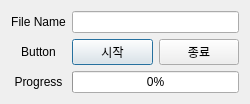
<?xml version="1.0" encoding="UTF-8"?>
<ui version="4.0">
 <class>Dialog</class>
 <widget class="QDialog" name="Dialog">
  <property name="geometry">
   <rect>
    <x>0</x>
    <y>0</y>
    <width>250</width>
    <height>97</height>
   </rect>
  </property>
  <property name="windowTitle">
   <string>SEO</string>
  </property>
  <property name="windowIcon">
   <iconset>
    <normaloff>seo_icon.png</normaloff>seo_icon.png</iconset>
  </property>
  <layout class="QVBoxLayout" name="verticalLayout">
   <item>
    <layout class="QGridLayout" name="gridLayout">
     <item row="5" column="1">
      <widget class="QProgressBar" name="progressBar_1">
       <property name="value">
        <number>0</number>
       </property>
      </widget>
     </item>
     <item row="5" column="0">
      <widget class="QLabel" name="label_D">
       <property name="text">
        <string>Progress</string>
       </property>
       <property name="textFormat">
        <enum>Qt::AutoText</enum>
       </property>
       <property name="scaledContents">
        <bool>false</bool>
       </property>
       <property name="alignment">
        <set>Qt::AlignCenter</set>
       </property>
       <property name="margin">
        <number>4</number>
       </property>
       <property name="indent">
        <number>-1</number>
       </property>
      </widget>
     </item>
     <item row="2" column="0">
      <widget class="QLabel" name="label_B">
       <property name="text">
        <string>File Name</string>
       </property>
       <property name="textFormat">
        <enum>Qt::AutoText</enum>
       </property>
       <property name="scaledContents">
        <bool>false</bool>
       </property>
       <property name="alignment">
        <set>Qt::AlignCenter</set>
       </property>
       <property name="margin">
        <number>4</number>
       </property>
       <property name="indent">
        <number>-1</number>
       </property>
      </widget>
     </item>
     <item row="2" column="1">
      <widget class="QLineEdit" name="lineEdit_1">
       <property name="text">
        <string/>
       </property>
      </widget>
     </item>
     <item row="3" column="1">
      <layout class="QHBoxLayout" name="horizontalLayout">
       <item>
        <widget class="QPushButton" name="pushButton_1">
         <property name="text">
          <string>시작</string>
         </property>
         <property name="autoRepeatDelay">
          <number>400</number>
         </property>
         <property name="autoRepeatInterval">
          <number>200</number>
         </property>
        </widget>
       </item>
       <item>
        <widget class="QPushButton" name="pushButton_2">
         <property name="text">
          <string>종료</string>
         </property>
        </widget>
       </item>
      </layout>
     </item>
     <item row="3" column="0">
      <widget class="QLabel" name="label_C">
       <property name="text">
        <string>Button</string>
       </property>
       <property name="textFormat">
        <enum>Qt::AutoText</enum>
       </property>
       <property name="scaledContents">
        <bool>false</bool>
       </property>
       <property name="alignment">
        <set>Qt::AlignCenter</set>
       </property>
       <property name="margin">
        <number>4</number>
       </property>
       <property name="indent">
        <number>-1</number>
       </property>
      </widget>
     </item>
    </layout>
   </item>
  </layout>
 </widget>
 <resources/>
 <connections/>
</ui>
